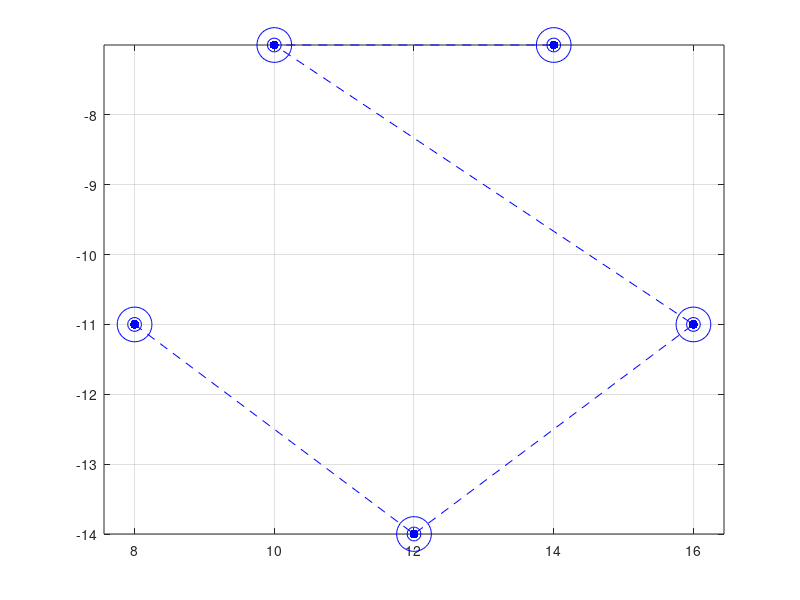

Reproduce this figure in MATLAB. (Note: this script raises an error after producing the figure.)
% point = [4 11 8 17 23 25; 13 12 3 6 5 10];

% point = [4 11 8 17 25 43; 13 12 3 6 10 5];
% point = [4 11 80 17 13 25; 13 12 3 6 5 10];
point = [0 2 2 4 4; 0 0 2 2 4]
% point = [2 12 21 18 24 8 2; 13 14 12 4 8 4 2]
point = [8 12 16 10 14;-11 -14 -11 -7 -7]
n = length(point(1,:));

figure(1)
clf
plot(point(1,:), point(2,:), '.k');
grid on
axis equal
hold on
plot(point(1,:), point(2,:),'--b');
plot(point(1,:), point(2,:), 'ob', 'MarkerSize', 25);
plot(point(1,:), point(2,:), 'ob', 'MarkerSize', 10);
plot(point(1,:), point(2,:), '.b', 'MarkerSize', 20);
prompt = 'R = ';
xx = input(prompt);
R = xx%MAXIMUM STEERING ANGLE


center = zeros(2,n);
in = zeros(2,n-2);
out = zeros(2,n-2);
out(1,n-2) = point(1,n-1);
out(2,n-2) = point(2,n-1);
direction = zeros(1,n-2);
%% Create closest cirlces
for i=2:n-1
    line = ortho_line_param([point(1,i), point(2,i)], [point(1,i+1), point(2,i+1)]);
    
    if(line(4) == 1)
%         x = 0:0.01:100;
%         y = ones(1,100/0.01+1)*(-line(3));
%         plot(x,y);
        
        x_temp = point(1,i) + R;
        y_temp = -line(3);
        center1 = [x_temp, y_temp];
%         plot(center1(1), center1(2), '.r');

        x_temp = point(1,i) - R;
        y_temp = -line(3);
        center2 = [x_temp, y_temp];
%         plot(center2(1), center2(2), '.r');
        
    elseif(line(4) == 2)
%         y = 0:0.01:100;
%         x = ones(1,100/0.01+1)*(-line(3));
%         plot(x,y);
        
        x_temp = -line(3);
        y_temp = point(2,i) + R;
        center1 = [x_temp, y_temp];
%         plot(center1(1), center1(2), '.r');

        x_temp = -line(3);
        y_temp = point(2,i) - R;
        center2 = [x_temp, y_temp];
%         plot(center2(1), center2(2), '.r');
    else
%         x = 0:0.01:30;
%         y = -(line(1)*x + line(3));
%         plot(x,y);
        
        x_temp = sqrt(R*R/((-(line(1))*(-line(1))) + 1)) + point(1,i);
        y_temp = (-line(1))*x_temp + (line(1))*point(1,i) + point(2,i);
        center1 = [x_temp, y_temp];
%         plot(center1(1), center1(2), '.r');

        x_temp = -sqrt(R*R/((-(line(1))*(-line(1))) + 1)) + point(1,i);
        y_temp = (-line(1))*x_temp + (line(1))*point(1,i) + point(2,i);
        center2 = [x_temp, y_temp];
%         plot(center2(1), center2(2), '.r');
    end
    
    point_temp = [point(1,i-1), point(2,i-1)];
    if(dist(point_temp, center1) >= dist(point_temp, center2))
        center_x = center2(1);
        center_y = center2(2);
    else
        center_x = center1(1);
        center_y = center1(2);
    end
    
    viscircles([center_x, center_y], R, 'LineStyle','--', 'LineWidth', 0.5);
    
    center(1,i) = center_x;
    center(2,i) = center_y;
end
% plot(center(1,2:n-1), center(2,2:n-1), '.m');
 
%% Find tangent intersections with cirlces
intersect_store = zeros(2,n);
for i=1:1
    %Tangent intersection
    
    nominator = R*R*(point(1,i) - center(1,i+1))...
        + R*(point(2,i) - center(2,i+1))*...
        sqrt((point(1,i) - center(1,i+1))*(point(1,i) - center(1,i+1))...
              + (point(2,i) - center(2,i+1))*(point(2,i) - center(2,i+1)) - R*R);
    denominator = (point(1,i) - center(1,i+1))*(point(1,i) - center(1,i+1)) + (point(2,i) - center(2,i+1))*(point(2,i) - center(2,i+1));
    intersect1_x = (nominator)/(denominator) + center(1,i+1);
    
    nominator = R*R*(point(2,i) - center(2,i+1))...
        - R*(point(1,i) - center(1,i+1))*...
        sqrt((point(1,i) - center(1,i+1))*(point(1,i) - center(1,i+1))...
              + (point(2,i) - center(2,i+1))*(point(2,i) - center(2,i+1)) - R*R);
    denominator = (point(1,i) - center(1,i+1))*(point(1,i) - center(1,i+1)) + (point(2,i) - center(2,i+1))*(point(2,i) - center(2,i+1));
    intersect1_y = (nominator)/(denominator) + center(2,i+1);
    
    plot(intersect1_x, intersect1_y,'or'); % Plot intersect1
%     plot([point(1,i) intersect1_x], [point(2,i) intersect1_y]); 
    
    nominator = R*R*(point(1,i) - center(1,i+1))...
        - R*(point(2,i) - center(2,i+1))*...
        sqrt((point(1,i) - center(1,i+1))*(point(1,i) - center(1,i+1))...
              + (point(2,i) - center(2,i+1))*(point(2,i) - center(2,i+1)) - R*R);
    denominator = (point(1,i) - center(1,i+1))*(point(1,i) - center(1,i+1)) + (point(2,i) - center(2,i+1))*(point(2,i) - center(2,i+1));
    intersect2_x = (nominator)/(denominator) + center(1,i+1);
    
    nominator = R*R*(point(2,i) - center(2,i+1))...
        + R*(point(1,i) - center(1,i+1))*...
        sqrt((point(1,i) - center(1,i+1))*(point(1,i) - center(1,i+1))...
              + (point(2,i) - center(2,i+1))*(point(2,i) - center(2,i+1)) - R*R);
    denominator = (point(1,i) - center(1,i+1))*(point(1,i) - center(1,i+1)) + (point(2,i) - center(2,i+1))*(point(2,i) - center(2,i+1));
    intersect2_y = (nominator)/(denominator) + center(2,i+1);
    
    plot(intersect2_x, intersect2_y,'og');
%     plot([point(1,i) intersect2_x], [point(2,i) intersect2_y]);
    
    % Useful tangent, eliminate the irrelavant tangent point
    vec_a = -[point(1,i) - intersect1_x, point(2,i) - intersect1_y];
    vec_b = -[point(1,i) - intersect2_x, point(2,i) - intersect2_y];
    
    temp1 = [point(1,i+1) + vec_a(1), point(2,i+1) + vec_a(2)];
    temp2 = [point(1,i+1) + vec_b(1), point(2,i+1) + vec_b(2)];
    plot(temp1(1), temp1(2),'om');
    plot(temp2(1), temp2(2),'ob');

%     temp_vec = [point(1,i+2) - point(1,i+1), point(2,i+2) - point(2,i+1)]
%     u = temp_vec ;
%     v = [center(1,i+1) - point(1,i+1), center(2,i+1) - point(1,i+1)]
%     KK = [u(1) u(2); v(1) v(2)]
%     sign = det(KK)/abs(det(KK))
% 
%     d1 = dist_evaluate_at_p1([out(1,1) out(2,1)], [intersect1_x intersect1_y], [center(1,2) center(2,2)], R, sign)
%     d2 = dist_evaluate_at_p1([out(1,1) out(2,1)], [intersect2_x intersect2_y], [center(1,2) center(2,2)], R, sign)
% 
%     if(d1 < d2)
%         intersect = [intersect1_x, intersect1_y];
%     else
%         intersect = [intersect2_x, intersect2_y];
%     end
    
% % % % %     v = [point(1,i+2) - point(1,i+1), point(2,i+2) - point(2,i+1)];
% % % % %     
% % % % %     prj_temp1_v = dot(vec_a,v)/(norm(v)^2)*v;
% % % % %     prj_temp2_v = dot(vec_b,v)/(norm(v)^2)*v;
    
%     plot(point(1,i+1) + prj_temp1_v(1), point(2,i+1) + prj_temp1_v(2), 'ok');
%     plot(point(1,i+1) + prj_temp2_v(1), point(2,i+1) + prj_temp2_v(2), 'og');
    
% % % % %     u1 = [prj_temp1_v(1), prj_temp1_v(2)];
% % % % %     angle_1 = acosd((u1(1)*v(1) + u1(2)*v(2))/(norm(u1)*norm(v)));
% % % % %     
% % % % %     u2 = [prj_temp2_v(1), prj_temp2_v(2)];
% % % % %     angle_2 = acosd((u2(1)*v(1) + u2(2)*v(2))/(norm(u2)*norm(v)));
% % % % %     
% % % % %     if(angle_1 < angle_2)
% % % % %         intersect = [intersect1_x, intersect1_y];
% % % % %     else
% % % % %         intersect = [intersect2_x, intersect2_y];
% % % % %     end
    
%     plot(intersect(1),intersect(2), '.m', 'MarkerSize', 30)
%     plot([point(1,i) intersect(1)], [point(2,i) intersect(2)], '-k','LineWidth', 2);
% % % % %     in(1,1) = intersect(1);
% % % % %     in(2,1) = intersect(2);
% % % % %     intersect_store(1,i+1) = intersect(1);
% % % % %     intersect_store(2,i+1) = intersect(2);
    
end
% plot_arc(intersect, [point(1,2) point(2,2)], [center(1,2) center(2,2)], R)

%% Find common tangent of 2 circles
traverse_intersect = zeros(2,n);

for i=2:n-2
    temp1 = (-center(1,i) + center(1,i+1))/2; 
    temp2 = (-center(2,i) + center(2,i+1))/2;
    traverse_intersect(1,i) = center(1,i) + temp1;
    traverse_intersect(2,i) = center(2,i) + temp2;
    plot(traverse_intersect(1,i), traverse_intersect(2,i), '*b')
%     plot([traverse_intersect(1,i) intersect_store(1,i+1)], [traverse_intersect(2,i) intersect_store(2,i+1)]);
end

% Establish 4 groups of tangents
direct_g1 = zeros(2,2); direct_g2 = zeros(2,2);
traverse_g1 = zeros(2,2); traverse_g2 = zeros(2,2);

for i=2:n-2
    u = [intersect_store(1,i+1) - point(1,i), intersect_store(2,i+1) - point(2,i)];
    v = [intersect_store(1,i+1) - traverse_intersect(1,i), intersect_store(2,i+1) - traverse_intersect(2,i)];
    angle_point_intersect = acosd((u(1)*v(1) + u(2)*v(2))/(norm(u)*norm(v)));
    

        line = line_param([intersect_store(1, i+1) intersect_store(2,i+1)],[traverse_intersect(1,i) traverse_intersect(2,i)]);
        
        %% Find 2 traverse tangents of 2 circles
        a = (center(1,i+1) - center(1,i))^2 - 4*R^2
        b = 2*(center(1,i+1) - center(1,i))*(center(2,i) - center(2,i+1))
        c = (center(2,i) - center(2,i+1))^2 - 4*R^2

        m1 = (-b + sqrt(b^2 - 4*a*c))/(2*a);
        m2 = (-b - sqrt(b^2 - 4*a*c))/(2*a);
        
        
        bb1 = traverse_intersect(2,i) - m1*traverse_intersect(1,i);
        x = 0:0.01:100;
        y = m1*x + bb1;
%         plot(x,y,'k');
        
        bb2 = traverse_intersect(2,i) - m2*traverse_intersect(1,i);
        x = 0:0.01:100;
        y = m2*x + bb2;
%         plot(x,y,'k');
        
        traverse_line1 = [m1, -1, bb1];
        traverse_line2 = [m2, -1, bb2];
        
        % Find intersections of 2 traverse tangents with 2 circles
        %%%%%%%%%%%%%%%%%%%%%%%%%%%%%%%%%%%%%%%%%%%%
        a = (traverse_line1(1))^2 + 1
        b = -2*center(1,i) + 2*traverse_line1(1)*(traverse_line1(3) - center(2,i))
        c = (traverse_line1(3) - center(2,i))^2 - R^2 + center(1,i)^2
        
        if (abs((b*b - 4*a*c)) < 0.0000001)
            delta = 0;
        else
            delta = sqrt(b*b - 4*a*c)
        end
        
        x1_traverse = (-b + delta)/(2*a)
        y1_traverse = traverse_line1(1)*x1_traverse + traverse_line1(3)
        
%         plot(x1_traverse, y1_traverse, 'or');

        traverse_g1(1,1) = x1_traverse;
        traverse_g1(2,1) = y1_traverse;
         
        %%%%%%%%%%%%%%%%%%%%%%%%%%%%%%%%%%%%%%%%%%%%
        a = (traverse_line2(1))^2 + 1
        b = -2*center(1,i) + 2*traverse_line2(1)*(traverse_line2(3) - center(2,i))
        c = (traverse_line2(3) - center(2,i))^2 - R^2 + center(1,i)^2
        
        if (abs((b*b - 4*a*c)) < 0.0000001)
            delta = 0;
        else
            delta = sqrt(b*b - 4*a*c)
        end
        
        x2_traverse = (-b + delta)/(2*a)
        y2_traverse = traverse_line2(1)*x2_traverse + traverse_line2(3)
        
        traverse_g2(1,1) = x2_traverse;
        traverse_g2(2,1) = y2_traverse;
%         plot(x2_traverse, y2_traverse, 'or');
          
        %%%%%%%%%%%%%%%%%%%%%%%%%%%%%%%%%%%%%%%%%%%%
        a = (traverse_line1(1))^2 + 1
        b = -2*center(1,i+1) + 2*traverse_line1(1)*(traverse_line1(3) - center(2,i+1))
        c = (traverse_line1(3) - center(2,i+1))^2 - R^2 + center(1,i+1)^2
        
        if (abs((b*b - 4*a*c)) < 0.0000001)
            delta = 0;
        else
            delta = sqrt(b*b - 4*a*c)
        end
        
        x3_traverse = (-b + delta)/(2*a)
        y3_traverse = traverse_line1(1)*x3_traverse + traverse_line1(3)
        
%         plot(x3_traverse, y3_traverse, 'or');
        traverse_g1(1,2) = x3_traverse;
        traverse_g1(2,2) = y3_traverse;
        %%%%%%%%%%%%%%%%%%%%%%%%%%%%%%%%%%%%%%%%%%%%
        a = (traverse_line2(1))^2 + 1
        b = -2*center(1,i+1) + 2*traverse_line2(1)*(traverse_line2(3) - center(2,i+1))
        c = (traverse_line2(3) - center(2,i+1))^2 - R^2 + center(1,i+1)^2
        
        if (abs((b*b - 4*a*c)) < 0.0000001)
            delta = 0;
        else
            delta = sqrt(b*b - 4*a*c)
        end
        
        x4_traverse = (-b + delta)/(2*a)
        y4_traverse = traverse_line2(1)*x4_traverse + traverse_line2(3)
        
        traverse_g2(1,2) = x4_traverse;
        traverse_g2(2,2) = y4_traverse;
%         plot(x4_traverse, y4_traverse, 'or');
        %%%%%%%%%%%%%%%%%%%%%%%%%%%%%%%%%%%%%%%%%%%%
        
        traverse_point = [x1_traverse x2_traverse x3_traverse x4_traverse; y1_traverse y2_traverse y3_traverse y4_traverse];
        
        %% Find 2 direct tangents of 2 circles
        m = (center(2,i) - center(2,i+1))/(center(1,i) - center(1,i+1));
        bbb1 = -sqrt(m^2+1)*R - m*center(1,i+1) + center(2,i+1);
        bbb2 = sqrt(m^2+1)*R - m*center(1,i+1) + center(2,i+1);
        
        direct_tangent1 = [m, -1, bbb1];
        direct_tangent2 = [m, -1, bbb2];
        
        x = 0:0.01:100;
        y = m*x + bbb1;
%         plot(x,y,'g');
        
        x = 0:0.01:100;
        y = m*x + bbb2;
%         plot(x,y,'g');
        
        % Find interesections of 2 direct tangents with 2 circles
        %%%%%%%%%%%%%%%%%%%%%%%%%%%%%%%%%%%%%%%%%%%%
        a = (direct_tangent1(1))^2 + 1
        b = -2*center(1,i) + 2*direct_tangent1(1)*(direct_tangent1(3) - center(2,i))
        c = (direct_tangent1(3) - center(2,i))^2 - R^2 + center(1,i)^2
        
        if (abs((b*b - 4*a*c)) < 0.0000001)
            delta = 0;
        else
            delta = sqrt(b*b - 4*a*c)
        end
        
        x1_direct = (-b + delta)/(2*a)
        y1_direct = direct_tangent1(1)*x1_direct + direct_tangent1(3)
        direct_g1(1,1) = x1_direct;
        direct_g1(2,1) = y1_direct;
%         plot(x1_direct, y1_direct, 'om');
        %%%%%%%%%%%%%%%%%%%%%%%%%%%%%%%%%%%%%%%%%%%%
        a = (direct_tangent2(1))^2 + 1
        b = -2*center(1,i) + 2*direct_tangent2(1)*(direct_tangent2(3) - center(2,i))
        c = (direct_tangent2(3) - center(2,i))^2 - R^2 + center(1,i)^2
        
        if (abs((b*b - 4*a*c)) < 0.0000001)
            delta = 0;
        else
            delta = sqrt(b*b - 4*a*c)
        end
        
        x2_direct = (-b + delta)/(2*a)
        y2_direct = direct_tangent2(1)*x2_direct + direct_tangent2(3)
        direct_g2(1,1) = x2_direct;
        direct_g2(2,1) = y2_direct;
%         plot(x2_direct, y2_direct, 'om');
        %%%%%%%%%%%%%%%%%%%%%%%%%%%%%%%%%%%%%%%%%%%%
        a = (direct_tangent1(1))^2 + 1
        b = -2*center(1,i+1) + 2*direct_tangent1(1)*(direct_tangent1(3) - center(2,i+1))
        c = (direct_tangent1(3) - center(2,i+1))^2 - R^2 + center(1,i+1)^2
        
        if (abs((b*b - 4*a*c)) < 0.0000001)
            delta = 0;
        else
            delta = sqrt(b*b - 4*a*c)
        end
        
        x3_direct = (-b + delta)/(2*a)
        y3_direct = direct_tangent1(1)*x3_direct + direct_tangent1(3)
        direct_g1(1,2) = x3_direct;
        direct_g1(2,2) = y3_direct;
%         plot(x3_direct, y3_direct, 'om');
        %%%%%%%%%%%%%%%%%%%%%%%%%%%%%%%%%%%%%%%%%%%%
        a = (direct_tangent2(1))^2 + 1
        b = -2*center(1,i+1) + 2*direct_tangent2(1)*(direct_tangent2(3) - center(2,i+1))
        c = (direct_tangent2(3) - center(2,i+1))^2 - R^2 + center(1,i+1)^2
        
        if (abs((b*b - 4*a*c)) < 0.0000001)
            delta = 0;
        else
            delta = sqrt(b*b - 4*a*c)
        end
        
        x4_direct = (-b + delta)/(2*a)
        y4_direct = direct_tangent1(1)*x4_direct + direct_tangent2(3)
        direct_g2(1,2) = x4_direct;
        direct_g2(2,2) = y4_direct;
%         plot(x4_direct, y4_direct, 'om');
        %%%%%%%%%%%%%%%%%%%%%%%%%%%%%%%%%%%%%%%%%%%%
        direct_point = [x1_direct x2_direct x3_direct x4_direct; y1_direct y2_direct y3_direct y4_direct];
        
        %% Find optimal tangent path
        
%         plot(traverse_g1(1,:), traverse_g1(2,:),'*r')
%         plot(traverse_g2(1,:), traverse_g2(2,:),'*g')
        
%         plot(direct_g1(1,:), direct_g1(2,:),'*m')
%         plot(direct_g2(1,:), direct_g2(2,:),'*y')
        
      
        sign_circle1 = zeros(1,4);   % Structure = (traverse1 traverse2 direct1 direct2)
        sign_circle2 = zeros(1,4);   % Structure = (traverse1 traverse2 direct1 direct2)
        
        Tvec_traverse_g1 = [traverse_g1(1,2) - traverse_g1(1,1), traverse_g1(2,2) - traverse_g1(2,1)]
        Tvec_direct_g1 = [direct_g1(1,2) - direct_g1(1,1), direct_g1(2,2) - direct_g1(2,1)];
        Tvec_traverse_g2 = [traverse_g2(1,2) - traverse_g2(1,1), traverse_g2(2,2) - traverse_g2(2,1)];
        Tvec_direct_g2 = [direct_g2(1,2) - direct_g2(1,1), direct_g2(2,2) - direct_g2(2,1)];
        
        %%%%%Transform target vector to tangent points at circle (i+1)%%%%%
        %%% traverse tangents
        
        target_vec = [point(1,i+2) - point(1,i+1), point(2,i+2) - point(2,i+1)];
        u = target_vec;
        v = -[center(1,i+1) - point(1,i+1), center(2,i+1) - point(2,i+1)]
        KK = [u(1) u(2); v(1) v(2)]
        sign_target_vec = det(KK)/abs(det(KK));
        
        %rotate to match traslate vector in group 1
        u = Tvec_traverse_g1;
        v = -[center(1,i+1) - traverse_g1(1,2), center(2,i+1) - traverse_g1(2,2)]
        KK = [u(1) u(2); v(1) v(2)];
        sign = det(KK)/abs(det(KK))
        sign = sign*sign_target_vec
        sign_circle2(1) = sign;
        theta = angle_between(target_vec, sign*Tvec_traverse_g1)
        Ro = [cosd(theta) -sind(theta); sind(theta) cosd(theta)]
        target_new21_traverse = Ro*target_vec'
        angle_between(target_new21_traverse', sign*Tvec_traverse_g1)
                
        %rotate to match traslate vector in group 2
        u = Tvec_traverse_g2;
        v = -[center(1,i+1) - traverse_g2(1,2), center(2,i+1) - traverse_g2(2,2)];
        KK = [u(1) u(2); v(1) v(2)];
        sign = det(KK)/abs(det(KK));
        sign = sign*sign_target_vec
        sign_circle2(2) = sign;
        theta = angle_between(target_vec, sign*Tvec_traverse_g2)
        Ro = [cosd(theta) -sind(theta); sind(theta) cosd(theta)]
        target_new22_traverse = Ro*target_vec'
        angle_between(target_new22_traverse', sign*Tvec_traverse_g2)
        
        %%% direct tangent
        %rotate to match traslate vector in group 1
        u = Tvec_direct_g1;
        v = -[center(1,i+1) - direct_g1(1,2), center(2,i+1) - direct_g1(2,2)];
        KK = [u(1) u(2); v(1) v(2)];
        sign = det(KK)/abs(det(KK));
        sign = sign*sign_target_vec
        sign_circle2(3) = sign;
        theta = angle_between(target_vec, sign*Tvec_direct_g1)
        Ro = [cosd(theta) -sind(theta); sind(theta) cosd(theta)]
        target_new21_direct = Ro*target_vec'
        angle_between(target_new21_direct', sign*Tvec_direct_g1)
                
        %rotate to match traslate vector in group 2
        u = Tvec_direct_g2;
        v = -[center(1,i+1) - direct_g2(1,2), center(2,i+1) - direct_g2(2,2)];
        KK = [u(1) u(2); v(1) v(2)];
        sign = det(KK)/abs(det(KK));
        sign = sign*sign_target_vec
        sign_circle2(4) = sign;
        theta = angle_between(target_vec, sign*Tvec_direct_g2)
        Ro = [cosd(theta) -sind(theta); sind(theta) cosd(theta)]
        target_new22_direct = Ro*target_vec'
        angle_between(target_new22_direct', sign*Tvec_direct_g2)

       
        
        %%%%% Translate target vectors to tangent at circle (i) %%%%% 
        %%% traverse tangents
        target_vec = [point(1,i+1) - point(1,i), point(2,i+1) - point(2,i)];
        u = target_vec;
        v = -[center(1,i) - point(1,i), center(2,i) - point(2,i)]
        KK = [u(1) u(2); v(1) v(2)]
        sign_target_vec = det(KK)/abs(det(KK));
        
        %rotate to match traslate vector in group 1
        u = Tvec_traverse_g1;
        v = -[center(1,i) - traverse_g1(1,1), center(2,i) - traverse_g1(2,1)];
        KK = [u(1) u(2); v(1) v(2)];
        sign = det(KK)/abs(det(KK));
        sign = sign*sign_target_vec
        sign_circle1(1) = sign;
        theta = angle_between(target_vec, sign*Tvec_traverse_g1)
        Ro = [cosd(theta) -sind(theta); sind(theta) cosd(theta)]
        target_new11_traverse = Ro*target_vec'
        angle_between(target_new11_traverse', sign*Tvec_traverse_g1)
        
        %rotate to match traslate vector in group 2
        u = Tvec_traverse_g2;
        v = -[center(1,i) - traverse_g2(1,1), center(2,i) - traverse_g2(2,1)];
        KK = [u(1) u(2); v(1) v(2)];
        sign = det(KK)/abs(det(KK));
        sign = sign*sign_target_vec
        sign_circle1(2) = sign;
        theta = angle_between(target_vec, sign*Tvec_traverse_g2)
        Ro = [cosd(theta) -sind(theta); sind(theta) cosd(theta)]
        target_new12_traverse = Ro*target_vec'
        angle_between(target_new12_traverse', sign*Tvec_traverse_g2)
        
        %%% direct tangent
        %rotate to match traslate vector in group 1
        u = Tvec_direct_g1;
        v = -[center(1,i) - direct_g1(1,1), center(2,i) - direct_g1(2,1)];
        KK = [u(1) u(2); v(1) v(2)];
        sign = det(KK)/abs(det(KK));
        sign = sign*sign_target_vec
        sign_circle1(3) = sign;
        theta = angle_between(target_vec, sign*Tvec_direct_g1)
        Ro = [cosd(theta) -sind(theta); sind(theta) cosd(theta)]
        target_new11_direct = Ro*target_vec'
        angle_between(target_new11_direct', sign*Tvec_direct_g1)
                
        %rotate to match traslate vector in group 2
        u = Tvec_direct_g2;
        v = -[center(1,i) - direct_g2(1,1), center(2,i) - direct_g2(2,1)];
        KK = [u(1) u(2); v(1) v(2)];
        sign = det(KK)/abs(det(KK));
        sign = sign*sign_target_vec
        sign_circle1(4) = sign;
        theta = angle_between(target_vec, sign*Tvec_direct_g2)
        Ro = [cosd(theta) -sind(theta); sind(theta) cosd(theta)]
        target_new12_direct = Ro*target_vec'
        angle_between(target_new12_direct', sign*Tvec_direct_g2)
        
        
        %%%%%Find optimal path%%%%%     
        sign_circle1
        sign_circle2
        sign_combine = sign_circle1.*sign_circle2
        
        cell = {traverse_g1; traverse_g2; direct_g1; direct_g2}
        candidate = zeros(2,4);
        ind = 1;
        marker = zeros(1,4);
        for j=1:4
            if(sign_combine(j) == 1)
                candidate(1,ind) = cell{j}(1,1)
                candidate(2,ind) = cell{j}(2,1)
                candidate(1,ind+1) = cell{j}(1,2)
                candidate(2,ind+1) = cell{j}(2,2)
                ind = ind + 2
            end
        end
        
        %%%%%Find best fit vector pair%%%%%%
        plot(candidate(1,:), candidate(2,:), '.k', 'MarkerSize', 10)
        
        target_vec = [point(1,i+1) - point(1,i), point(2,i+1) - point(2,i)];
        u = target_vec;
        v = -[center(1,i) - point(1,i), center(2,i) - point(2,i)]
        KK = [u(1) u(2); v(1) v(2)]
        sign_target_vec = det(KK)/abs(det(KK))
        
        
        tangent1_vec = [candidate(1,2) - candidate(1,1), candidate(2,2) - candidate(2,1)]
        u = tangent1_vec;
        v = -[center(1,i) - candidate(1,2), center(2,i) - candidate(2,2)]
        KK = [u(1) u(2); v(1) v(2)]
        sign1 = det(KK)/abs(det(KK));
        
        tangent2_vec = [candidate(1,4) - candidate(1,3), candidate(2,4) - candidate(2,3)]
        u = tangent2_vec;
        v = -[center(1,i) - candidate(1,4), center(2,i) - candidate(2,4)]
        KK = [u(1) u(2); v(1) v(2)]
        sign2 = det(KK)/abs(det(KK));
        
        if(sign1*sign_target_vec == 1)
            plot(candidate(1,1:2), candidate(2,1:2), '-k','LineWidth', 2)
            
            in(1, i) = candidate(1,2);
            in(2, i) = candidate(2,2);
            
            out(1, i-1) = candidate(1,1);
            out(2, i-1) = candidate(2,1);
            
            temp_vec1 = [candidate(1,2) - candidate(1,1), candidate(2,2) - candidate(2,1)]
            u = temp_vec1;
            v = -[center(1,i) - candidate(1,2), center(2,i) - candidate(2,2)]
            KK = [u(1) u(2); v(1) v(2)]
            sign1 = det(KK)/abs(det(KK))
            direction(i-1) = sign1
        else
            plot(candidate(1,3:4), candidate(2,3:4), '-k','LineWidth', 2)
            
            in(1, i) = candidate(1,4);
            in(2, i) = candidate(2,4);
            
            out(1, i-1) = candidate(1,3);
            out(2, i-1) = candidate(2,3);
            
            temp_vec2 = [candidate(1,4) - candidate(1,3), candidate(2,4) - candidate(2,3)]
            u = temp_vec2 ;
            v = -[center(1,i) - candidate(1,4), center(2,i) - candidate(2,4)]
            KK = [u(1) u(2); v(1) v(2)]
            sign2 = det(KK)/abs(det(KK))
            direction(i-1) = sign2   
        end
        
%         dis1 = dist(
        
end 

% % % % % % Process 1st point
    temp_vec = [in(1,2) - out(1,1),in(2,2) - out(2,1)]
    u = temp_vec ;
    v = -[center(1,2) - out(1,1),center(2,2) - out(2,1)]
    KK = [u(1) u(2); v(1) v(2)]
    sign = det(KK)/abs(det(KK))

    d1 = dist_evaluate_at_p1([out(1,1) out(2,1)], [intersect1_x intersect1_y], [center(1,2) center(2,2)], R, sign)
    d2 = dist_evaluate_at_p1([out(1,1) out(2,1)], [intersect2_x intersect2_y], [center(1,2) center(2,2)], R, sign)

    if(d1 < d2)
        in(1,1) = intersect1_x
        in(2,1) = intersect1_y;
    else
        in(1,1) = intersect2_x
        in(2,1) = intersect2_y;
    end
    
plot([point(1,1) in(1,1)], [point(2,1) in(2,1)],'-k', 'LineWidth', 2)

% Create plot/data
temp_vec2 = [in(1,n-2) - out(1,n-3), in(2,n-2) - out(2,n-3)]
u = temp_vec2 ;
v = -[center(1,n-1) - in(1,n-2), center(2,n-1) - in(2,n-2)]
KK = [u(1) u(2); v(1) v(2)]
sign2 = det(KK)/abs(det(KK))
direction(n-2) = sign2   
 


plot(point(1,n-1:n), point(2,n-1:n),'-k', 'LineWidth', 2)

path = zeros(2,(n-2)*2+2);
path(1,1) = point(1,1)
path(2,1) = point(2,1)

path(1,(n-2)*2+2) = point(1,n)
path(2,(n-2)*2+2) = point(2,n)
count = 1;

%Pattern  LINE---CURVE---LINE---CURVE---...---LINE
for i=1:n-2
    count = count + 1;
    path(1,count) = in(1,i)
    path(2,count) = in(2,i)
    count = count + 1;
    path(1,count) = out(1,i)
    path(2,count) = out(2,i)
end

plot(point(1,1), point(2,1), 'om', 'MarkerSize', 35);
plot(point(1,1), point(2,1), 'om', 'MarkerSize', 20);
plot(point(1,1), point(2,1), '.m', 'MarkerSize', 30);

plot(point(1,n), point(2,n), 'ok', 'MarkerSize', 35);
plot(point(1,n), point(2,n), 'ok', 'MarkerSize', 20);
plot(point(1,n), point(2,n), '.k', 'MarkerSize', 30);


% GETTING CURVE DATA
curve_data = {};
for i=1:n-2
%      plot_arc([out(1,i) out(2,i)], [in(1,i) in(2,i)],[center(1,i+1) center(2,i+1)], R, direction(i))
    flag = 0;
    if(i < n-2)
        d1 = dist([point(1,i+1) point(2,i+1)], [in(1,i+1) in(2,i+1)])
        d2 = dist([out(1,i) out(2,i)], [in(1,i+1) in(2,i+1)])
        if(d1 < d2)
            flag = 1
        end
    end
    curve_data = [curve_data get_curve_data([out(1,i) out(2,i)], [in(1,i) in(2,i)],[center(1,i+1) center(2,i+1)], R, direction(i), flag)];
end

% plot(curve_data{:}(1,:), curve_data{:}(2,:), '*r')

%GETTING LINE DATA
line_data = {};

x0 = point(1,1);
y0 = point(2,1);
m = -[point(1,1) - in(1,1), point(2,1) - in(2,1)];
line_dat_tmp = []
k = 0;
for i=0:1/36000:1
    x = x0 + i*m(1);
    y = y0 + i*m(2);
    k = k+1;
    line_dat_tmp(1,k) = x;
    line_dat_tmp(2,k) = y;
end
line_data = [line_data line_dat_tmp];

for j=1:length(in(1,:))-1
    x0 = out(1,j);
    y0 = out(2,j);
    m = [in(1,j+1) - x0, in(2,j+1) - y0];
    line_dat_tmp = []
    k = 0;
    for i=0:1/36000:1
        x = x0 + i*m(1);
        y = y0 + i*m(2);
        k = k+1;
        line_dat_tmp(1,k) = x;
        line_dat_tmp(2,k) = y;
    end
    line_data = [line_data line_dat_tmp];
end

x0 = out(1,length(out(1,:)));
y0 = out(2,length(out(1,:)));
m = [point(1,n) - x0, point(2,n) - y0];
line_dat_tmp = []
k = 0;
for i=0:1/36000:1
    x = x0 + i*m(1);
    y = y0 + i*m(2);
    k = k+1;
    line_dat_tmp(1,k) = x;
    line_dat_tmp(2,k) = y;
end
line_data = [line_data line_dat_tmp];

%FINAL PATH DATA
final_data = [];
for i=1:length(curve_data)
    final_data = [final_data line_data{i}];
    final_data = [final_data curve_data{i}];
end

final_data = [final_data line_data{length(curve_data)+1}];
plot(final_data(1,:), final_data(2,:), '.g')
% final_data = [final_data line_data{length(line_data}];

path

% test_bspline_fitting
